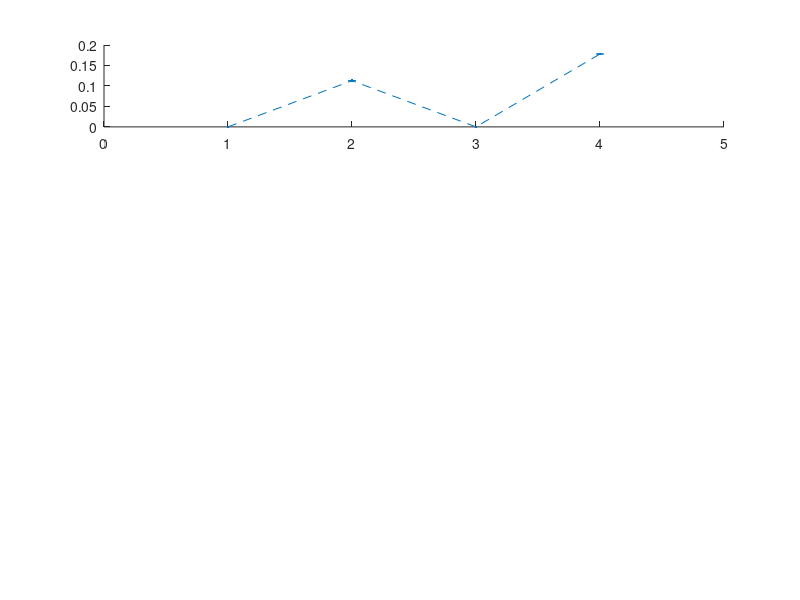

Recreate this plot in MATLAB. (Note: this script raises an error after producing the figure.)
% Plot verification results
clear, close all

load('Results/Results_verification.mat');
smat = evar.sceneNames;
scNames = {'Luminance','Melanopsin','EES','mel5p'};

mCsMel=median(outdata.MelCteSce,'omitnan');
sCsMel= iqr(outdata.MelCteSce); %std(outdata.MelCteSce,'omitnan');
mCsMel(isnan(mCsMel)) = 0;

mCslum=median(outdata.LumCteSce,'omitnan');
sCslum=iqr(outdata.LumCteSce); %std(outdata.LumCteSce,'omitnan');
mCslum(isnan(mCslum)) = 0;

mCsip1=median(outdata.ip1CteSce,'omitnan');
sCsip1=iqr(outdata.ip1CteSce); %std(outdata.ip1CteSce,'omitnan');
mCsip1(isnan(mCsip1)) = 0;

mCsip2=median(outdata.ip2CteSce,'omitnan');
sCsip2=iqr(outdata.ip2CteSce); %std(outdata.ip2CteSce,'omitnan');
mCsip2(isnan(mCsip2)) = 0;

figure,
subplot(4,1,1)
errorbar(mCsMel,sCsMel,'.--','MarkerSize',16)
title('Melanopic contrast', 'Interpreter', 'none')
xticks(1:size(smat,1))
subplot(4,1,2)
errorbar(mCslum,sCslum,'.--','MarkerSize',16)
title('Luminance contrast', 'Interpreter', 'none')
xticks(1:size(smat,1))
subplot(4,1,3)
errorbar(mCsip1,sCsip1,'.--','MarkerSize',16)
title('ipRGC1 contrast', 'Interpreter', 'none')
xticks(1:size(smat,1))
subplot(4,1,4)
errorbar(mCsip2,sCsip2,'.--','MarkerSize',16)
title('ipRGC2 contrast', 'Interpreter', 'none')
xlabel('Artificial scene')
xticks(1:size(smat,1))
xticklabels(scNames)

fverif = gcf;
% save figures
exportgraphics(fverif,'figs/verification.png','Resolution',300)